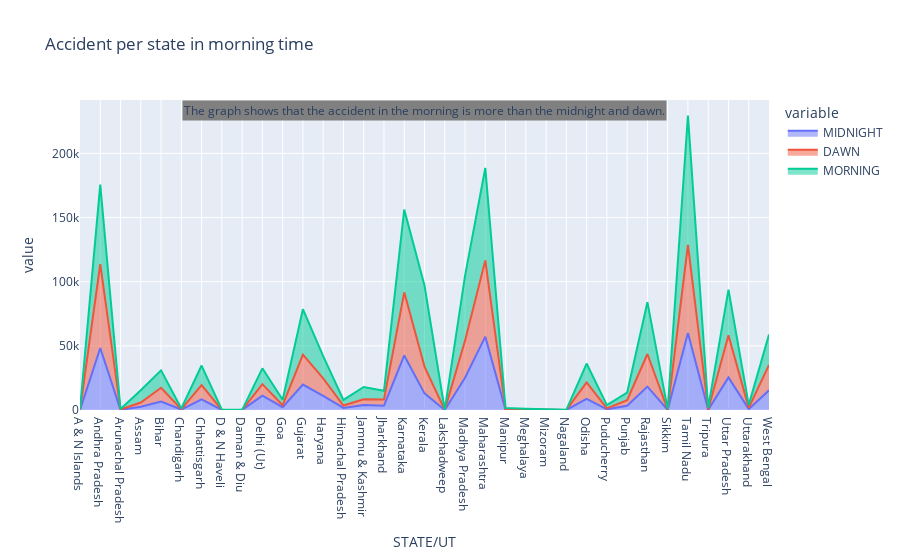

The cell this chart's notebook holds for it:
### Code cell
# accident per state in morning time
time = ['MIDNIGHT','DAWN','MORNING']
fig = px.area(grouped_obj, x=grouped_obj.index, y=time, title='Accident per state in morning time')
conclusion = 'The graph shows that the accident in the morning is more than the midnight and dawn.'
fig.add_annotation(text=conclusion, xref='paper', yref='paper', x=.5, y=1, bgcolor='grey', showarrow=False, font=dict(size=12))
fig.show()

### Figure 1 — Plotly figure (JSON) as saved in the notebook; plotly's stock layout.template omitted (floating-point values rounded to 4 significant figures)
{"data": [{"fillpattern": {"shape": ""}, "hovertemplate": "variable=MIDNIGHT<br>STATE/UT=%{x}<br>value=%{y}<extra></extra>", "legendgroup": "MIDNIGHT", "line": {"color": "#636efa"}, "marker": {"symbol": "circle"}, "mode": "lines", "name": "MIDNIGHT", "orientation": "v", "showlegend": true, "stackgroup": "1", "type": "scatter", "x": ["A & N Islands", "Andhra Pradesh", "Arunachal Pradesh", "Assam", "Bihar", "Chandigarh", "Chhattisgarh", "D & N Haveli", "Daman & Diu", "Delhi (Ut)", "Goa", "Gujarat", "Haryana", "Himachal Pradesh", "Jammu & Kashmir", "Jharkhand", "Karnataka", "Kerala", "Lakshadweep", "Madhya Pradesh", "Maharashtra", "Manipur", "Meghalaya", "Mizoram", "Nagaland", "Odisha", "Puducherry", "Punjab", "Rajasthan", "Sikkim", "Tamil Nadu", "Tripura", "Uttar Pradesh", "Uttarakhand", "West Bengal"], "xaxis": "x", "y": [32, 48306, 149, 2516, 6605, 373, 8334, 48, 45, 11204, 2205, 19813, 10959, 1637, 3832, 3390, 42498, 12956, 1, 25194, 57154, 173, 228, 74, 26, 8689, 556, 3326, 18256, 94, 59955, 119, 25390, 682, 15378], "yaxis": "y"}, {"fillpattern": {"shape": ""}, "hovertemplate": "variable=DAWN<br>STATE/UT=%{x}<br>value=%{y}<extra></extra>", "legendgroup": "DAWN", "line": {"color": "#EF553B"}, "marker": {"symbol": "circle"}, "mode": "lines", "name": "DAWN", "orientation": "v", "showlegend": true, "stackgroup": "1", "type": "scatter", "x": ["A & N Islands", "Andhra Pradesh", "Arunachal Pradesh", "Assam", "Bihar", "Chandigarh", "Chhattisgarh", "D & N Haveli", "Daman & Diu", "Delhi (Ut)", "Goa", "Gujarat", "Haryana", "Himachal Pradesh", "Jammu & Kashmir", "Jharkhand", "Karnataka", "Kerala", "Lakshadweep", "Madhya Pradesh", "Maharashtra", "Manipur", "Meghalaya", "Mizoram", "Nagaland", "Odisha", "Puducherry", "Punjab", "Rajasthan", "Sikkim", "Tamil Nadu", "Tripura", "Uttar Pradesh", "Uttarakhand", "West Bengal"], "xaxis": "x", "y": [82, 65353, 226, 3280, 10708, 253, 11132, 30, 12, 8941, 1557, 23295, 13633, 1856, 4604, 4761, 49225, 20892, 0, 28865, 59474, 360, 308, 93, 30, 12835, 736, 4360, 25389, 165, 68713, 191, 32858, 968, 19741], "yaxis": "y"}, {"fillpattern": {"shape": ""}, "hovertemplate": "variable=MORNING<br>STATE/UT=%{x}<br>value=%{y}<extra></extra>", "legendgroup": "MORNING", "line": {"color": "#00cc96"}, "marker": {"symbol": "circle"}, "mode": "lines", "name": "MORNING", "orientation": "v", "showlegend": true, "stackgroup": "1", "type": "scatter", "x": ["A & N Islands", "Andhra Pradesh", "Arunachal Pradesh", "Assam", "Bihar", "Chandigarh", "Chhattisgarh", "D & N Haveli", "Daman & Diu", "Delhi (Ut)", "Goa", "Gujarat", "Haryana", "Himachal Pradesh", "Jammu & Kashmir", "Jharkhand", "Karnataka", "Kerala", "Lakshadweep", "Madhya Pradesh", "Maharashtra", "Manipur", "Meghalaya", "Mizoram", "Nagaland", "Odisha", "Puducherry", "Punjab", "Rajasthan", "Sikkim", "Tamil Nadu", "Tripura", "Uttar Pradesh", "Uttarakhand", "West Bengal"], "xaxis": "x", "y": [388, 61966, 369, 9540, 13578, 515, 15185, 122, 41, 12333, 4287, 35494, 17454, 4341, 9520, 6841, 64457, 63176, 0, 50441, 72104, 1083, 468, 129, 89, 14693, 2532, 5942, 40398, 439, 100887, 1433, 35622, 2347, 23650], "yaxis": "y"}], "layout": {"annotations": [{"bgcolor": "grey", "font": {"size": 12}, "showarrow": false, "text": "The graph shows that the accident in the morning is more than the midnight and dawn.", "x": 0.5, "xref": "paper", "y": 1, "yref": "paper"}], "legend": {"title": {"text": "variable"}, "tracegroupgap": 0}, "title": {"text": "Accident per state in morning time"}, "xaxis": {"anchor": "y", "domain": [0, 1], "title": {"text": "STATE/UT"}}, "yaxis": {"anchor": "x", "domain": [0, 1], "title": {"text": "value"}}}}
